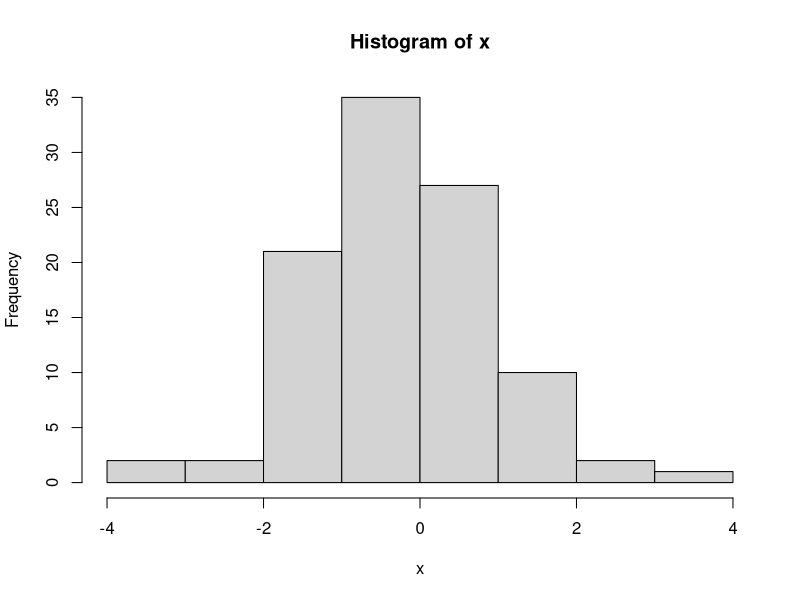
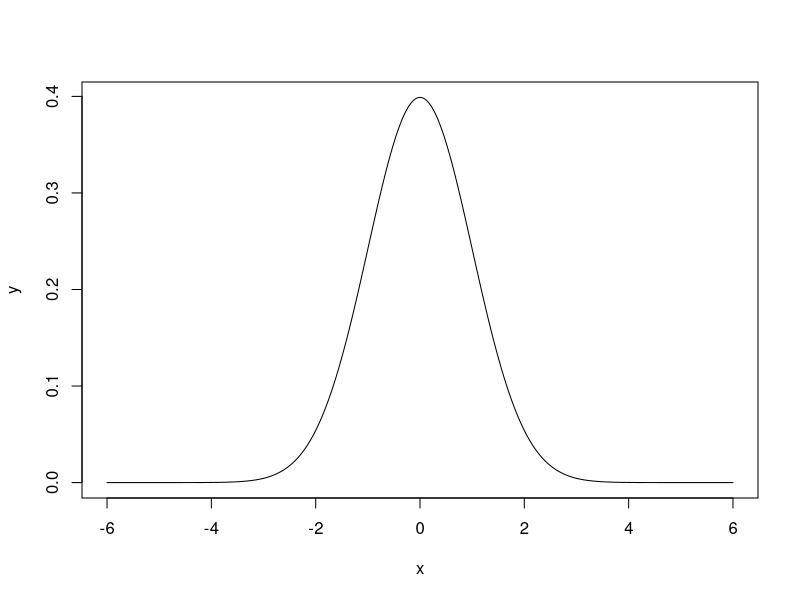

Write R code to recreate these figures, in order.
# Distribuição Normal


setwd("D:/OneDrive/Unichristus/Praticas/Estatististica_Descritiva")
getwd()


# A Distribuição Normal, ou Gaussiana, é a mais importante distribuição contínua. 
# Isso por conta de vários fatores, entre eles, o teorema central do limite, o qual é um resultado essencial 
# em aplicações práticas e teóricas, pois garante que, mesmo que os dados não sejam distribuídos segundo uma normal, 
# a média dos dados converge para uma distribuição normal conforme o número de dados aumenta.

# O R inclui funcionalidades para operações com distribuições de probabilidades. 
# Para cada distribuição há 4 operações básicas indicadas pelas letras:

# d: calcula a densidade de probabilidade f(x) no ponto
# p: calcula a função de probabilidade acumulada F(x) no ponto
# q: calcula o quantil correspondente a uma dada probabilidade
# r: retira uma amostra da distribuição

# Para utlizar as funções combina-se uma das letras acima com uma abreviatura do nome da distribuição. 
# Por exemplo, para calcular probabilidades usamos: pnorm para normal, pexp para exponencial, 
# pbinom para binomial, ppois para Poisson e assim por diante.

# x <- rnorm(n, mean, sd)
# Onde n é o tamanho da amostra e mean e sd são parâmetros opcionais relacionados à média e desvio padrão, 
# respectivamente.

# Distribuição Normal
?rnorm
x <- rnorm(100)
hist(x)

# Densidade
# # Observe que o gráfico gerado assemelha-se a uma Gaussiana e não apresenta assimentria. 
# Quando o gráfico da distribuição possui tal forma, há grandes chances de se tratar de uma distribuição normal.
x <- seq(-6, 6, by=0.01)
y <- dnorm(x)
plot(x, y, type="l")

